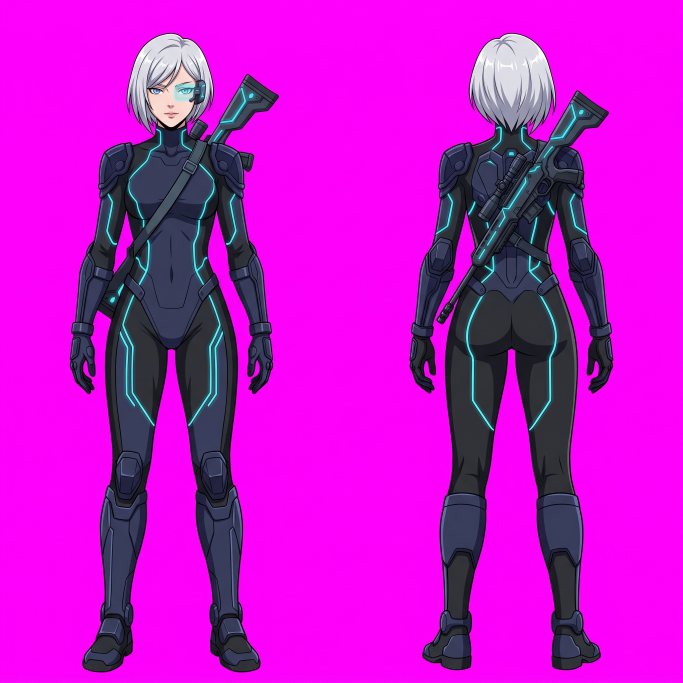
#> input picture preprocess/ValentinaO2.jpg, 2048 x 2048 px (shown at 1/3 size)
$ python process_hub_o2_cutouts.py
#> lines starting #> are read from the running program, lines starting #| are printed output that depends on the picture
"""
Procesador de assets O2 para Hub 3D (Overworld) de Astra Dream.
Procesa ValentinaO2.jpg y RoxyO2.jpg:
1. Divide la imagen en mitades: Frontal (izquierda) y Dorsal/Espalda (derecha).
2. Remueve el fondo magenta (#FF00FF) aplicando despill y suavizado de bordes.
3. Encuadra la figura ajustando la escala proporcional para altura estandarizada (~1520px).
4. Centra horizontalmente en un lienzo transparente de 1200x1600 con anclaje al piso (y=1560).
5. Genera versiones flipped (espejadas horizontalmente).
6. Guarda en assets/characters/fullbody/
"""

import os
from PIL import Image

BASE_DIR = os.path.dirname(os.path.dirname(os.path.abspath(__file__)))
PREPROCESS_DIR = os.path.join(BASE_DIR, "preprocess")
FULLBODY_DIR = os.path.join(BASE_DIR, "assets", "characters", "fullbody")

CANVAS_WIDTH = 1200
CANVAS_HEIGHT = 1600
TARGET_HEIGHT = 1520
TARGET_BOTTOM_Y = 1560

CONFIGS = [
    {
        "pilot": "valentina",
        "file": "ValentinaO2.jpg",
        "front_crop": (0, 0, 1000, 2048),
        "back_crop": (1048, 0, 2048, 2048),
    },
    {
        "pilot": "roxy",
        "file": "RoxyO2.jpg",
        "front_crop": (0, 0, 1000, 2048),
        "back_crop": (1048, 0, 2048, 2048),
    }
]

def clean_magenta_chroma(img: Image.Image) -> Image.Image:
    im = img.convert("RGBA")
    w, h = im.size
    pix = im.load()

    for y in range(h):
        for x in range(w):
            r, g, b, a = pix[x, y]
            min_rb = min(r, b)
            excess = min_rb - g

            if excess > 30 and min_rb > 100:
                if excess > 70:
                    alpha = 0
                else:
                    alpha = int(255 * (1.0 - (excess - 30) / 40.0))
                # Despill: neutraliza el tinte magenta en bordes semi-transparentes
                rb_despilled = max(g, min_rb // 2)
                pix[x, y] = (min(r, rb_despilled), g, min(b, rb_despilled), min(a, alpha))
            elif r > 160 and b > 160 and g < 70:
                pix[x, y] = (0, 0, 0, 0)

    return im

def process_pose(cropped_raw: Image.Image) -> Image.Image:
    # 1. Limpiar croma
    cleaned = clean_magenta_chroma(cropped_raw)

    # 2. Obtener bounding box exacto
    bbox = cleaned.getbbox()
    if not bbox:
        raise ValueError("No se detectó contenido tras limpiar croma.")

    tight = cleaned.crop(bbox)
    tw, th = tight.size

    # 3. Escalar proporcionalmente a TARGET_HEIGHT
    scale_factor = float(TARGET_HEIGHT) / float(th)
    new_w = max(1, int(round(tw * scale_factor)))
    new_h = TARGET_HEIGHT
    resized = tight.resize((new_w, new_h), Image.Resampling.LANCZOS)

    # 4. Crear lienzo 1200x1600 transparente
    canvas = Image.new("RGBA", (CANVAS_WIDTH, CANVAS_HEIGHT), (0, 0, 0, 0))

    # 5. Centrar horizontalmente y alinear a TARGET_BOTTOM_Y
    paste_x = (CANVAS_WIDTH - new_w) // 2
    paste_y = TARGET_BOTTOM_Y - new_h

    canvas.paste(resized, (paste_x, paste_y), resized)
    return canvas

def main() -> None:
    os.makedirs(FULLBODY_DIR, exist_ok=True)

    for cfg in CONFIGS:
        pilot = cfg["pilot"]
        src_path = os.path.join(PREPROCESS_DIR, cfg["file"])
        if not os.path.exists(src_path):
            print(f"Error: No existe {src_path}")
            continue

        print(f"\n=== Procesando {pilot.upper()} desde {cfg['file']} ===")
        raw_img = Image.open(src_path).convert("RGBA")

        # Frontal
        front_raw = raw_img.crop(cfg["front_crop"])
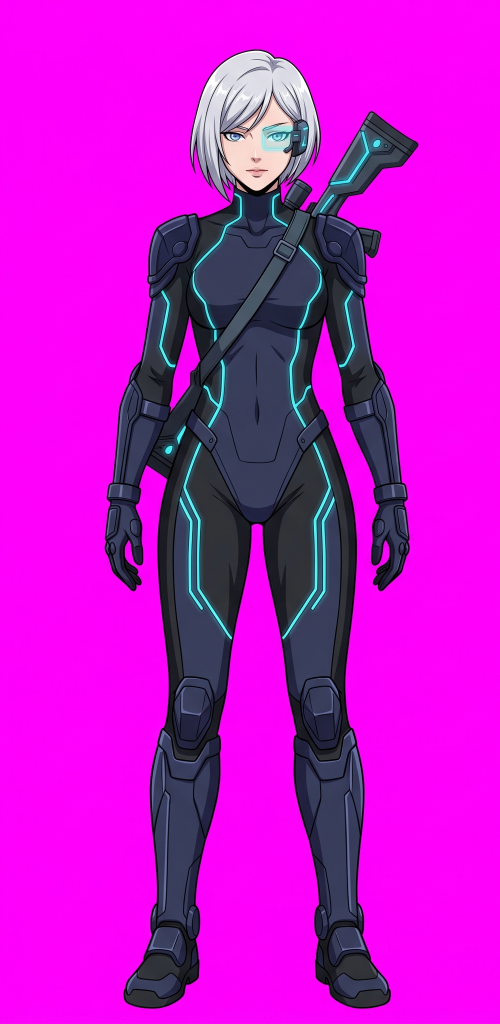
#> front_raw: PIL image 1000x2048 RGBA (shown at 1/2 size); mean R, G, B, A 193.5, 20.5, 199.1, 255
        front_canvas = process_pose(front_raw)
#> in process_pose, `cleaned = clean_magenta_chroma(cropped_raw)`:
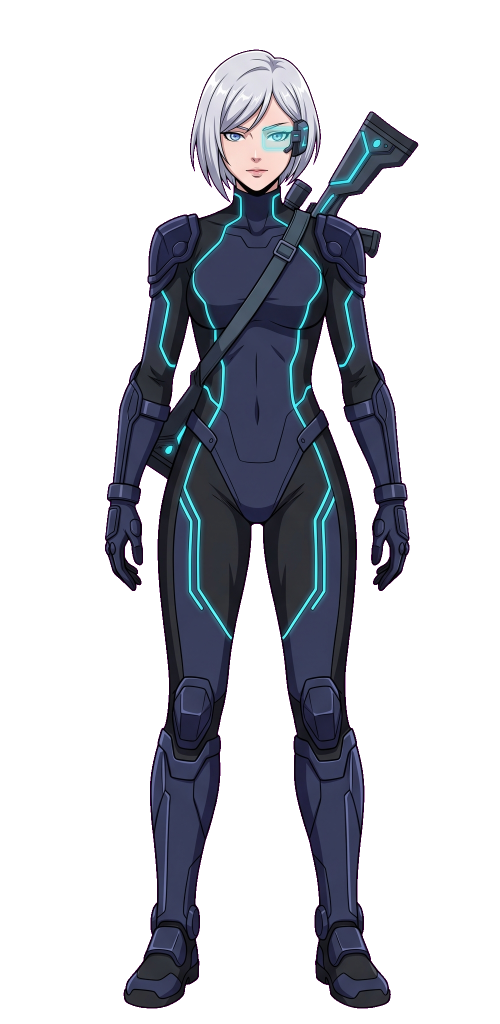
#> cleaned: PIL image 1000x2048 RGBA (shown at 1/2 size); mean R, G, B, A 104.4, 20.5, 112.3, 77.7; transparent parts drawn white
#> in process_pose, `bbox = cleaned.getbbox()`: bbox = (210, 99, 837, 2017)
#> in process_pose, `resized = tight.resize((new_w, new_h), Image.Resampling.LANCZOS)`:
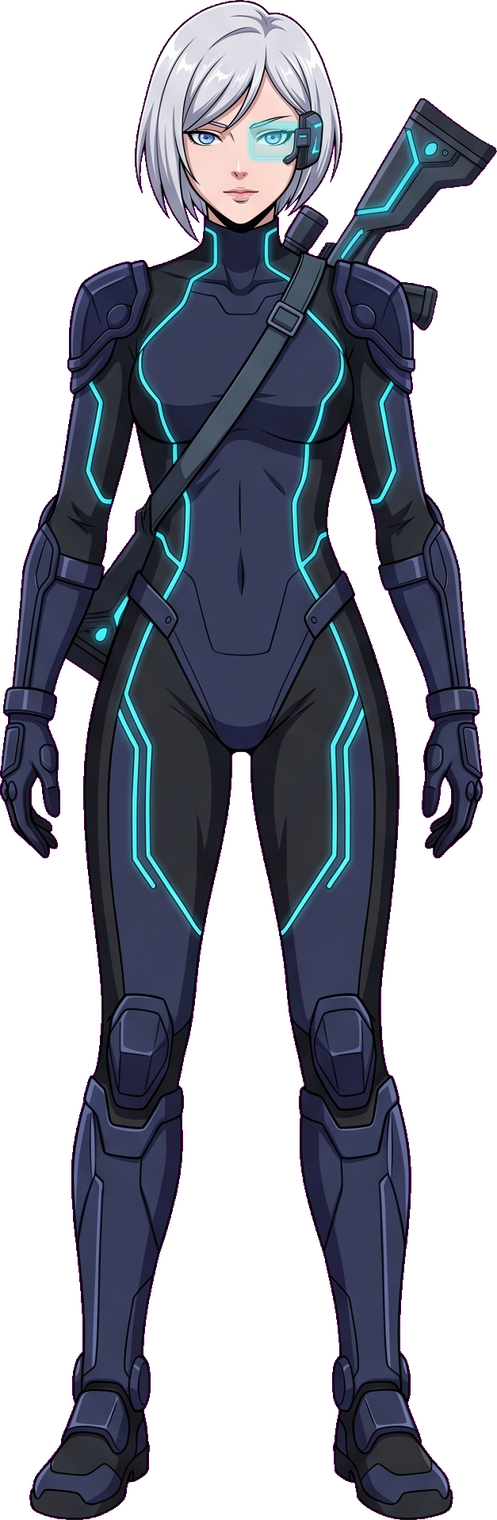
#> resized: PIL image 497x1520 RGBA; mean R, G, B, A 31.6, 33.6, 45, 132.4; transparent parts drawn white
#> in process_pose, `canvas = Image.new("RGBA", (CANVAS_WIDTH, CANVAS_HEIGHT), (0, 0, 0, 0))`: canvas: PIL image 1200x1600 RGBA; every value is 0
        front_flipped = front_canvas.transpose(Image.Transpose.FLIP_LEFT_RIGHT)

        # Dorsal (Espalda)
        back_raw = raw_img.crop(cfg["back_crop"])
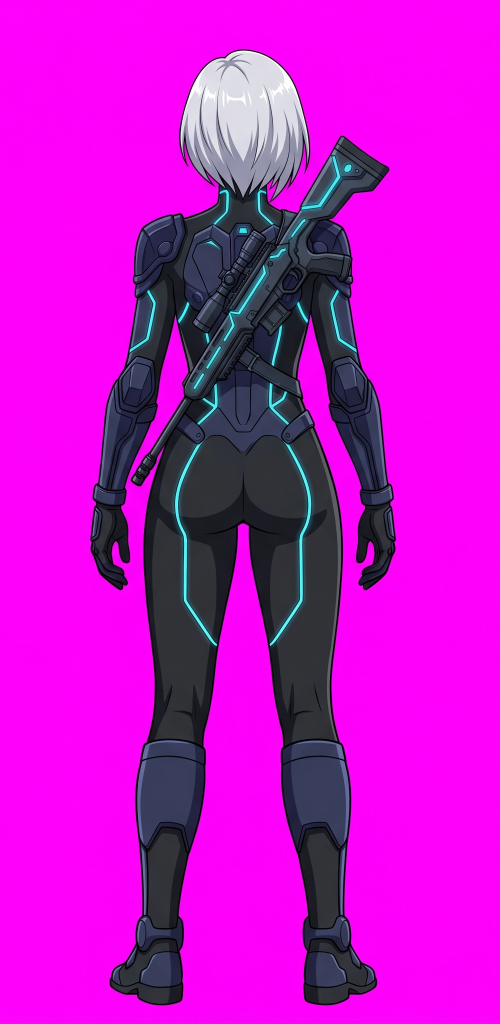
#> back_raw: PIL image 1000x2048 RGBA (shown at 1/2 size); mean R, G, B, A 194.3, 19.5, 198.3, 255
        back_canvas = process_pose(back_raw)
#> in process_pose (call 2), `cleaned = clean_magenta_chroma(cropped_raw)`:
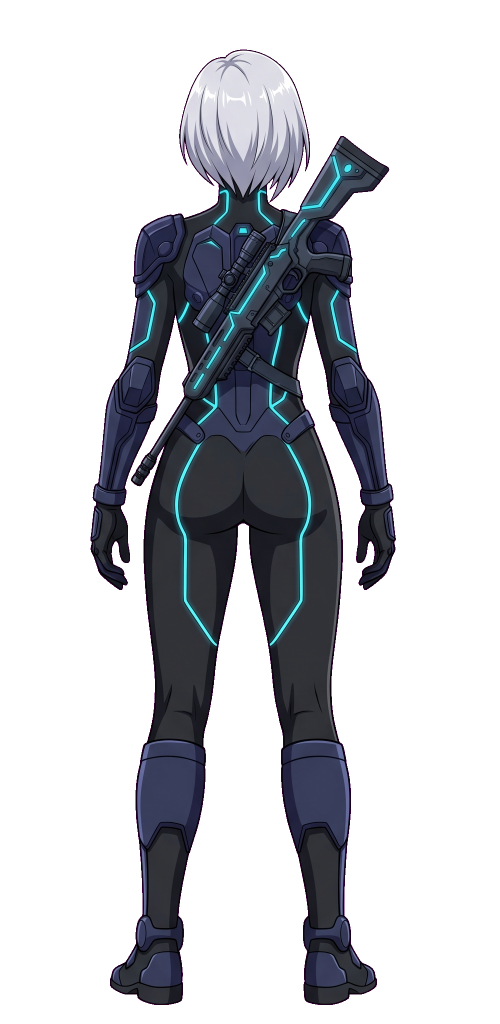
#> cleaned: PIL image 1000x2048 RGBA (shown at 1/2 size); mean R, G, B, A 104.4, 19.5, 110.6, 76.1; transparent parts drawn white
#> in process_pose (call 2), `bbox = cleaned.getbbox()`: bbox = (181, 99, 792, 2010)
#> in process_pose (call 2), `resized = tight.resize((new_w, new_h), Image.Resampling.LANCZOS)`:
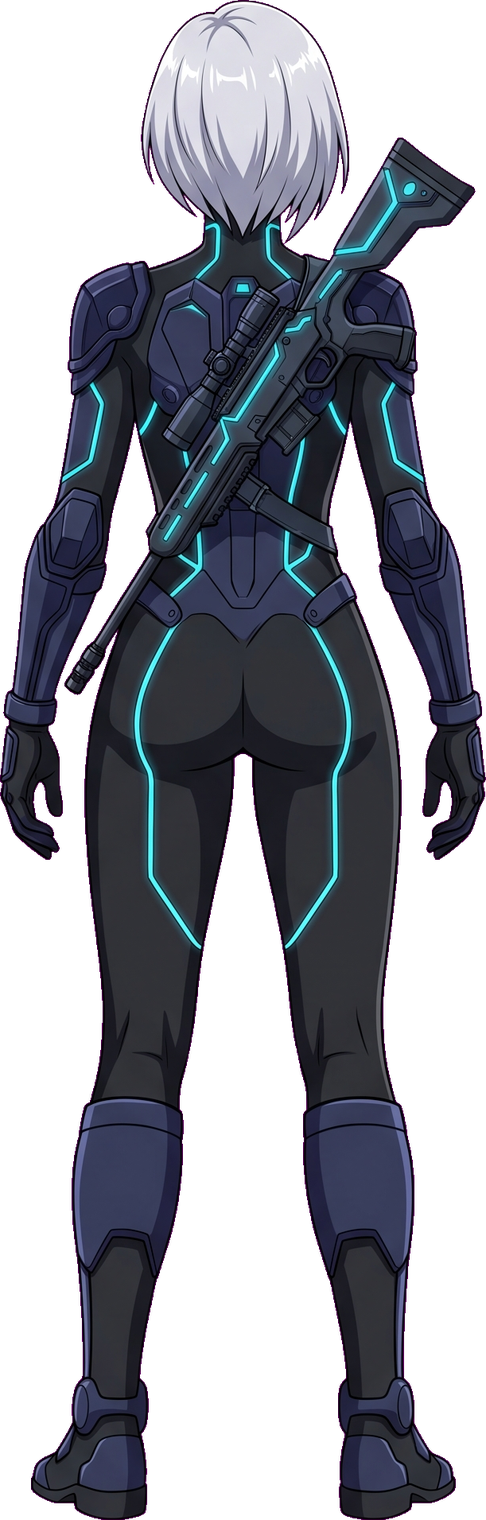
#> resized: PIL image 486x1520 RGBA; mean R, G, B, A 31.1, 32.7, 41.9, 133.5; transparent parts drawn white
        back_flipped = back_canvas.transpose(Image.Transpose.FLIP_LEFT_RIGHT)
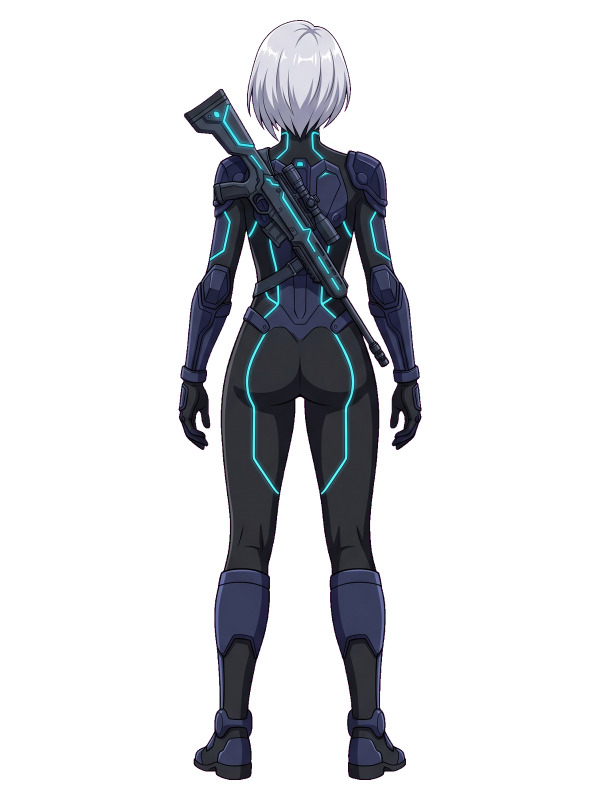
#> back_flipped: PIL image 1200x1600 RGBA (shown at 1/2 size); mean R, G, B, A 11.5, 12.6, 15.7, 51.1; transparent parts drawn white

        # Rutas de destino
        path_front = os.path.join(FULLBODY_DIR, f"fullbody_{pilot}.png")
        path_front_flipped = os.path.join(FULLBODY_DIR, f"fullbody_{pilot}_flipped.png")
        path_back = os.path.join(FULLBODY_DIR, f"fullbody_{pilot}_back.png")
        path_back_flipped = os.path.join(FULLBODY_DIR, f"fullbody_{pilot}_back_flipped.png")

        front_canvas.save(path_front, "PNG")
        front_flipped.save(path_front_flipped, "PNG")
        back_canvas.save(path_back, "PNG")
        back_flipped.save(path_back_flipped, "PNG")

        print(f"  [OK] Guardado: {os.path.basename(path_front)} (bbox: {front_canvas.getbbox()})")
#|   [OK] Guardado: fullbody_valentina.png (bbox: (351, 40, 848, 1560))
        print(f"  [OK] Guardado: {os.path.basename(path_front_flipped)}")
        print(f"  [OK] Guardado: {os.path.basename(path_back)} (bbox: {back_canvas.getbbox()})")
#|   [OK] Guardado: fullbody_valentina_back.png (bbox: (357, 40, 843, 1560))
        print(f"  [OK] Guardado: {os.path.basename(path_back_flipped)}")
#> pass 2 of the loop in main, `for cfg in CONFIGS:`:
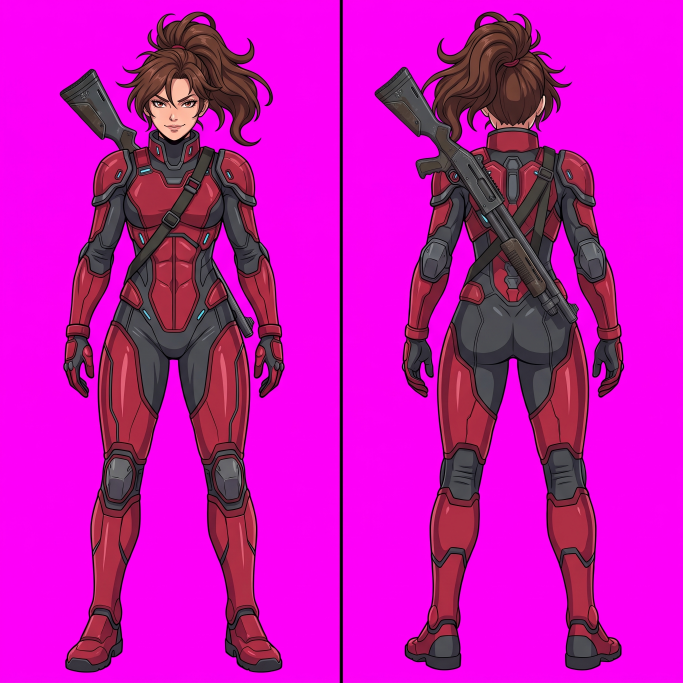
#> input picture preprocess/RoxyO2.jpg, 2048 x 2048 px (shown at 1/3 size)
#> tight: PIL image 674x1983 RGBA
#> resized: PIL image 517x1520 RGBA
#> in process_pose (call 4), `cleaned = clean_magenta_chroma(cropped_raw)`:
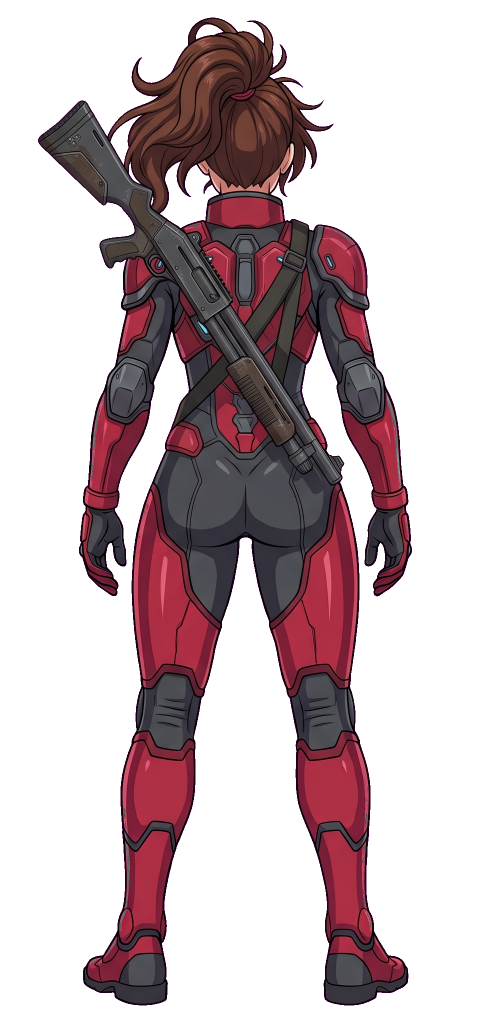
#> cleaned: PIL image 1000x2048 RGBA (shown at 1/2 size); mean R, G, B, A 113, 17.7, 101.1, 89.1; transparent parts drawn white
#> bbox = (76, 35, 824, 2011)
#> tight: PIL image 748x1976 RGBA
#> resized: PIL image 575x1520 RGBA
#> in main, `back_flipped = back_canvas.transpose(Image.Transpose.FLIP_LEFT_RIGHT)`:
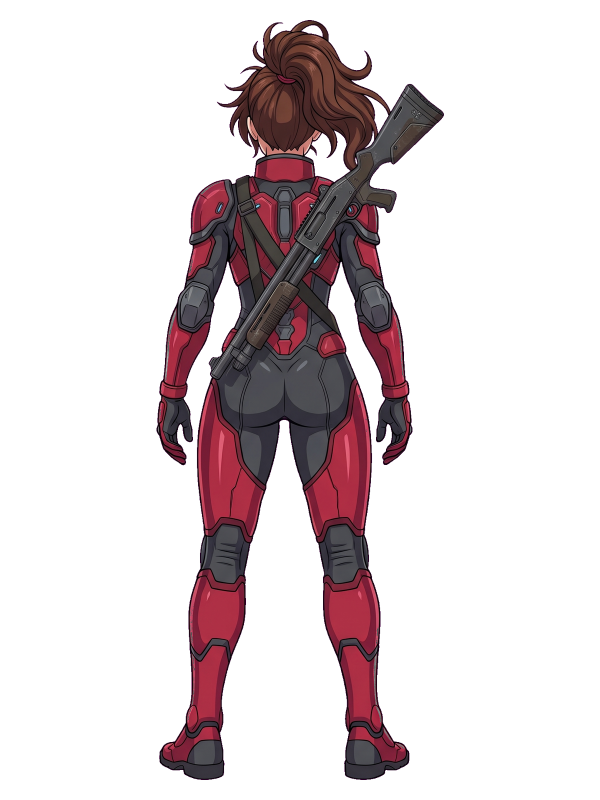
#> back_flipped: PIL image 1200x1600 RGBA (shown at 1/2 size); mean R, G, B, A 20.7, 10.8, 13.2, 55.9; transparent parts drawn white
#|   [OK] Guardado: fullbody_roxy.png (bbox: (341, 40, 858, 1560))
#|   [OK] Guardado: fullbody_roxy_back.png (bbox: (312, 40, 887, 1560))

    print("\nProcesamiento O2 completado exitosamente.")

if __name__ == "__main__":
    main()
